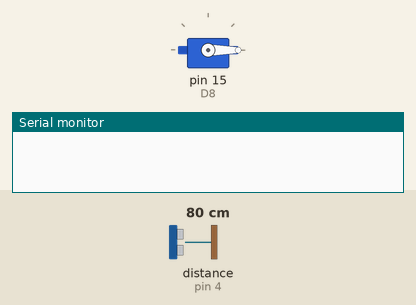
Simulated run of this sketch. Board: Arduino Uno, built with avr-gcc and run on an emulated ATmega328P. On the bench: servo, the last lines printed to the serial monitor. The test bench sets the inputs (shaded band); at power-on: distance to the obstacle (sensor on pin 4) 80 cm. The echo pulse lasts 58.3 µs per cm.

Above: at 1.2 s.
1.3 s: distance to the obstacle (sensor on pin 4) set to 2 cm
2.8 s: distance to the obstacle (sensor on pin 4) set to 9 cm
At 5.0 s:
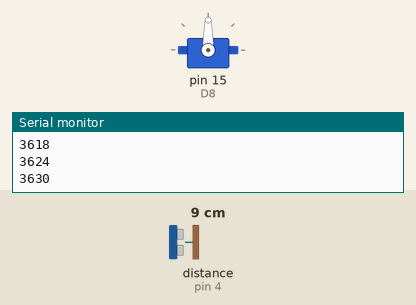
5.8 s: distance to the obstacle (sensor on pin 4) set to 13 cm
At 6.2 s:
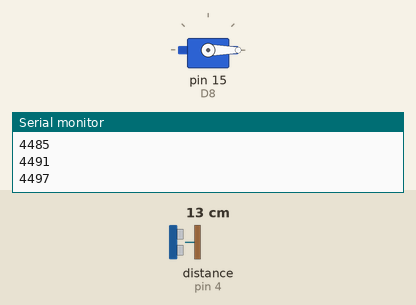
Timing chart, 0 to 8.8 s (numbered marks = the images above; inputs shaded):
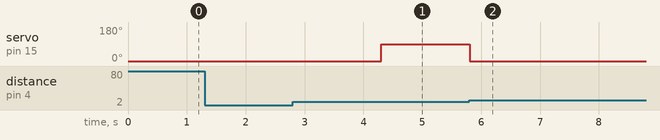

Measured:
- the behaviour switches between 11 and 12 cm on distance to the obstacle (sensor on pin 4) (found by bisection; images 1 and 2)
- after the input at 5.8 s, servo on pin 15 (D8): 90° → 0° at once

The sketch:

4._smart_bin.ino
```cpp
#include<Servo.h>

#define D2 4
#define D3 0
#define D8 15

#define OPEN_ANGLE 90
#define CLOSE_ANGLE 0

#define OPEN_DISTANCE 10
#define KEEP_TIME 3000

int trigger_pin = D3;
int echo_pin = D2;
Servo S;
unsigned long previous_time = 0;
unsigned long current_time = 0;
long distance;

void setup() {
   Serial.begin(9600);
   pinMode(echo_pin, INPUT);
   pinMode(trigger_pin, OUTPUT);

   S.attach(D8);
   S.write(CLOSE_ANGLE);
}

void loop() {

//  calculate the distance of an object
  digitalWrite(trigger_pin, LOW);
  delayMicroseconds(2);
  digitalWrite(trigger_pin, HIGH);
  delayMicroseconds(5);
  digitalWrite(trigger_pin, LOW);
  distance = (pulseIn(echo_pin, HIGH) / 2) / 29.1;


  current_time  = millis();
  if((distance <= OPEN_DISTANCE && distance > 0)){
   Serial.println(current_time - previous_time);
   if((unsigned long)(current_time - previous_time >= KEEP_TIME))
      S.write(OPEN_ANGLE);
  }else{
    previous_time = current_time;
  }
  if(distance > OPEN_DISTANCE){
    S.write(CLOSE_ANGLE);
   }
}
```
